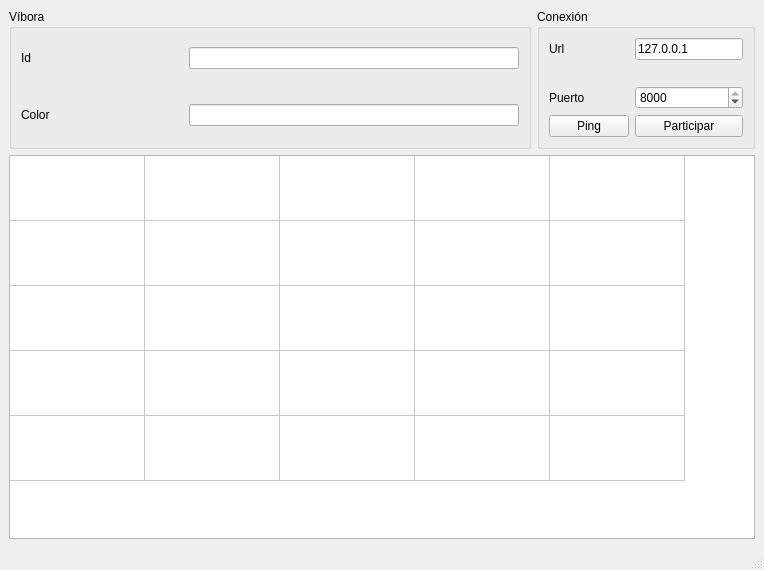
<?xml version="1.0" encoding="UTF-8"?>
<ui version="4.0">
 <class>MainWindow</class>
 <widget class="QMainWindow" name="MainWindow">
  <property name="geometry">
   <rect>
    <x>0</x>
    <y>0</y>
    <width>764</width>
    <height>570</height>
   </rect>
  </property>
  <property name="windowTitle">
   <string>Cliente</string>
  </property>
  <widget class="QWidget" name="centralwidget">
   <layout class="QVBoxLayout" name="verticalLayout">
    <item>
     <layout class="QHBoxLayout" name="horizontalLayout">
      <item>
       <widget class="QGroupBox" name="groupBox_2">
        <property name="sizePolicy">
         <sizepolicy hsizetype="Expanding" vsizetype="Preferred">
          <horstretch>0</horstretch>
          <verstretch>0</verstretch>
         </sizepolicy>
        </property>
        <property name="title">
         <string>Víbora</string>
        </property>
        <layout class="QGridLayout" name="gridLayout">
         <item row="2" column="0">
          <widget class="QLabel" name="label_2">
           <property name="text">
            <string>Color</string>
           </property>
          </widget>
         </item>
         <item row="0" column="0">
          <widget class="QLabel" name="label">
           <property name="text">
            <string>Id</string>
           </property>
          </widget>
         </item>
         <item row="1" column="1">
          <spacer name="horizontalSpacer">
           <property name="orientation">
            <enum>Qt::Horizontal</enum>
           </property>
           <property name="sizeHint" stdset="0">
            <size>
             <width>40</width>
             <height>20</height>
            </size>
           </property>
          </spacer>
         </item>
         <item row="0" column="1" colspan="2">
          <widget class="QLineEdit" name="lineEdit"/>
         </item>
         <item row="1" column="0">
          <spacer name="horizontalSpacer_3">
           <property name="orientation">
            <enum>Qt::Horizontal</enum>
           </property>
           <property name="sizeHint" stdset="0">
            <size>
             <width>40</width>
             <height>20</height>
            </size>
           </property>
          </spacer>
         </item>
         <item row="2" column="1" colspan="2">
          <widget class="QLineEdit" name="lineEdit_2"/>
         </item>
         <item row="1" column="2">
          <spacer name="horizontalSpacer_4">
           <property name="orientation">
            <enum>Qt::Horizontal</enum>
           </property>
           <property name="sizeHint" stdset="0">
            <size>
             <width>40</width>
             <height>20</height>
            </size>
           </property>
          </spacer>
         </item>
        </layout>
       </widget>
      </item>
      <item>
       <widget class="QGroupBox" name="groupBox">
        <property name="sizePolicy">
         <sizepolicy hsizetype="Maximum" vsizetype="Preferred">
          <horstretch>0</horstretch>
          <verstretch>0</verstretch>
         </sizepolicy>
        </property>
        <property name="title">
         <string>Conexión</string>
        </property>
        <layout class="QGridLayout" name="gridLayout_2">
         <item row="0" column="1">
          <widget class="QLineEdit" name="lineEdit_3">
           <property name="text">
            <string>127.0.0.1</string>
           </property>
          </widget>
         </item>
         <item row="2" column="0">
          <widget class="QLabel" name="label_4">
           <property name="text">
            <string>Puerto</string>
           </property>
          </widget>
         </item>
         <item row="0" column="0">
          <widget class="QLabel" name="label_3">
           <property name="text">
            <string>Url</string>
           </property>
          </widget>
         </item>
         <item row="2" column="1">
          <widget class="QSpinBox" name="spinBox">
           <property name="maximum">
            <number>8000</number>
           </property>
           <property name="value">
            <number>8000</number>
           </property>
          </widget>
         </item>
         <item row="3" column="0">
          <widget class="QPushButton" name="pushButton">
           <property name="text">
            <string>Ping</string>
           </property>
          </widget>
         </item>
         <item row="3" column="1">
          <widget class="QPushButton" name="pushButton_2">
           <property name="text">
            <string>Participar</string>
           </property>
          </widget>
         </item>
         <item row="1" column="0">
          <spacer name="horizontalSpacer_2">
           <property name="orientation">
            <enum>Qt::Horizontal</enum>
           </property>
           <property name="sizeHint" stdset="0">
            <size>
             <width>40</width>
             <height>20</height>
            </size>
           </property>
          </spacer>
         </item>
        </layout>
       </widget>
      </item>
     </layout>
    </item>
    <item>
     <widget class="QTableWidget" name="tableWidget">
      <property name="sizePolicy">
       <sizepolicy hsizetype="Expanding" vsizetype="Expanding">
        <horstretch>0</horstretch>
        <verstretch>0</verstretch>
       </sizepolicy>
      </property>
      <property name="verticalScrollBarPolicy">
       <enum>Qt::ScrollBarAlwaysOff</enum>
      </property>
      <property name="rowCount">
       <number>5</number>
      </property>
      <property name="columnCount">
       <number>5</number>
      </property>
      <attribute name="horizontalHeaderVisible">
       <bool>false</bool>
      </attribute>
      <attribute name="horizontalHeaderDefaultSectionSize">
       <number>135</number>
      </attribute>
      <attribute name="horizontalHeaderHighlightSections">
       <bool>false</bool>
      </attribute>
      <attribute name="horizontalHeaderMinimumSectionSize">
       <number>68</number>
      </attribute>
      <attribute name="verticalHeaderVisible">
       <bool>false</bool>
      </attribute>
      <attribute name="verticalHeaderDefaultSectionSize">
       <number>65</number>
      </attribute>
      <attribute name="verticalHeaderHighlightSections">
       <bool>false</bool>
      </attribute>
      <attribute name="verticalHeaderMinimumSectionSize">
       <number>18</number>
      </attribute>
      <row/>
      <row/>
      <row/>
      <row/>
      <row/>
      <column/>
      <column/>
      <column/>
      <column/>
      <column/>
     </widget>
    </item>
   </layout>
  </widget>
  <widget class="QMenuBar" name="menubar">
   <property name="geometry">
    <rect>
     <x>0</x>
     <y>0</y>
     <width>764</width>
     <height>21</height>
    </rect>
   </property>
  </widget>
  <widget class="QStatusBar" name="statusbar"/>
 </widget>
 <resources/>
 <connections/>
</ui>
